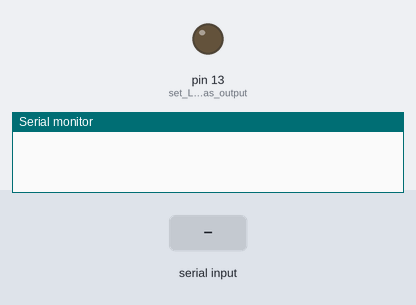
Bench run of a sketch on a simulated Arduino Uno, built with avr-gcc and run on an emulated ATmega328P. Shown: output pins drawn as LEDs (lit = HIGH), the last lines printed to the serial monitor. The test bench sets the inputs (shaded band).

Above: at 1.2 s.
1.3 s: "t" received over Serial
At 2.4 s:
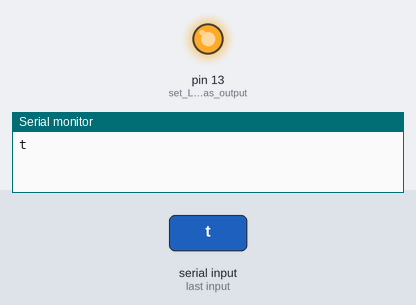
2.8 s: "k" received over Serial
At 3.5 s:
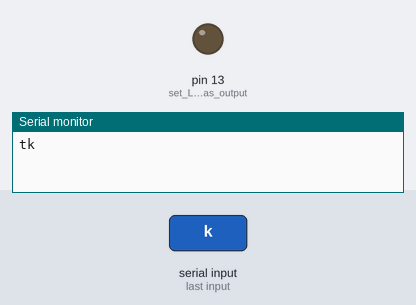
Timing chart, 0 to 5.8 s (numbered marks = the images above; inputs shaded):
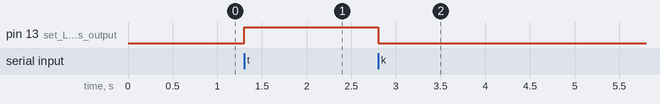

Measured:
- after the input at 1.3 s, pin 13 (set_LED_pin_as_output): LOW → HIGH at once
- after the input at 2.8 s, pin 13 (set_LED_pin_as_output): HIGH → LOW at once

The sketch:

Arduino_UART.ino
```cpp
void setup() {
  pinMode(8, INPUT_PULLUP); // set push button pin as input
  pinMode(13, OUTPUT);      // set LED pin as output
  digitalWrite(13, LOW);    // switch off LED pin

  Serial.begin(115200);       // initialize UART with baud rate of 9600 bps
}

void loop() {

  //Serial.write("t");

  //delay(1000);

  //Serial.write("k");

  //delay(1000);


  if(Serial.available()) {
    char data_rcvd = Serial.read();   // read one byte from serial buffer and save to data_rcvd
    Serial.print(data_rcvd);
    if(data_rcvd == 't') digitalWrite(13, HIGH);  // switch LED On
    if(data_rcvd == 'k') digitalWrite(13, LOW);   // switch LED Off
  }

}
```
